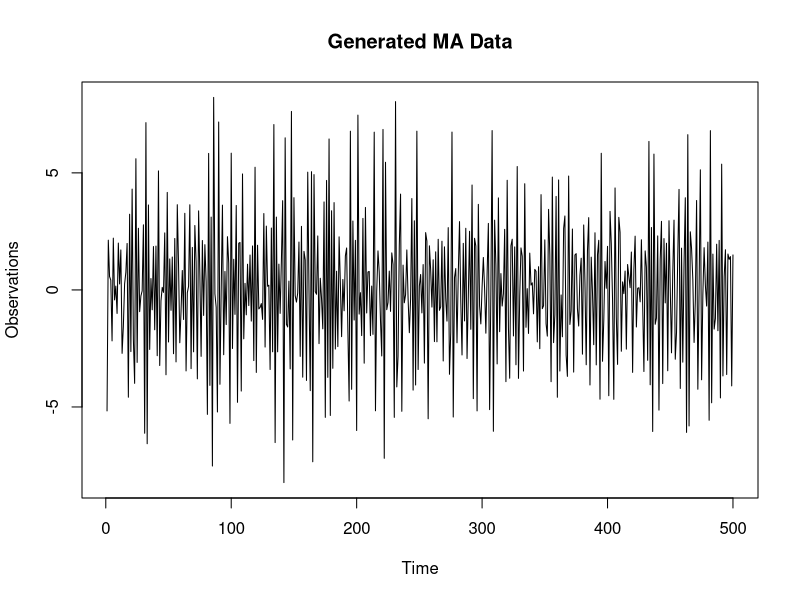
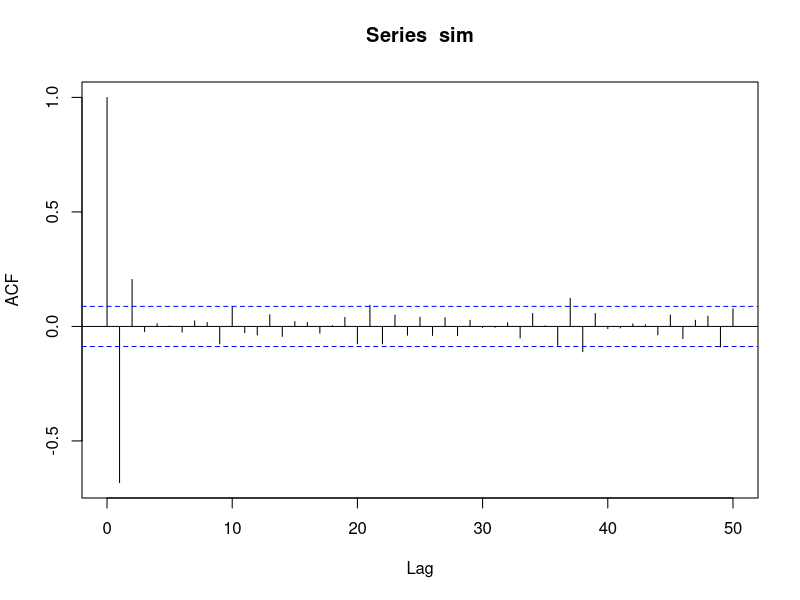
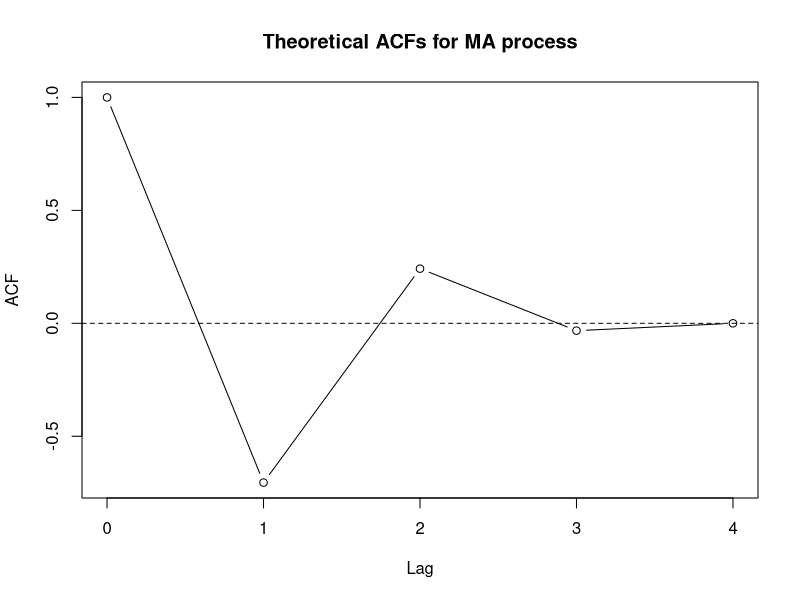
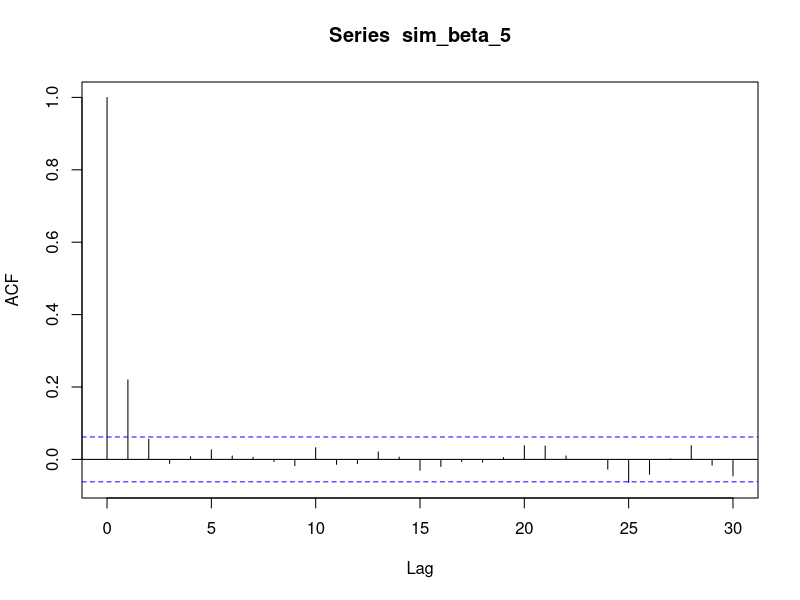
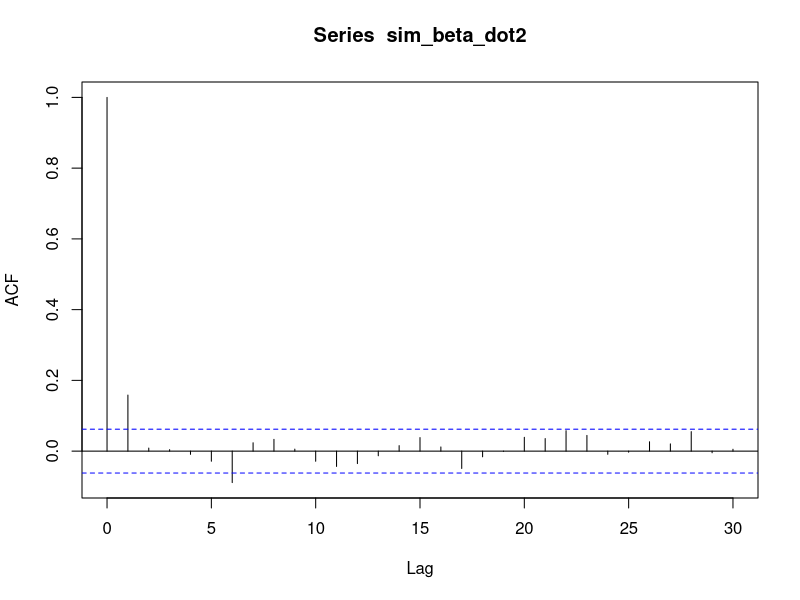
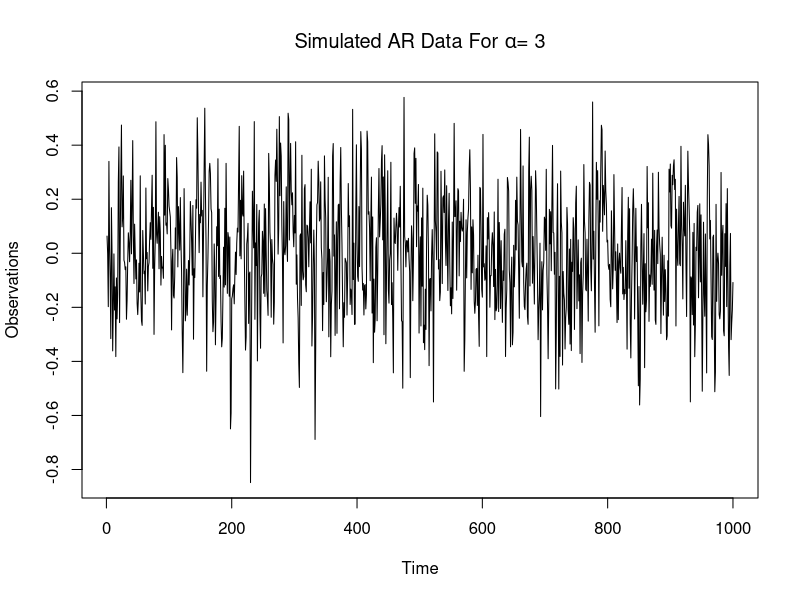
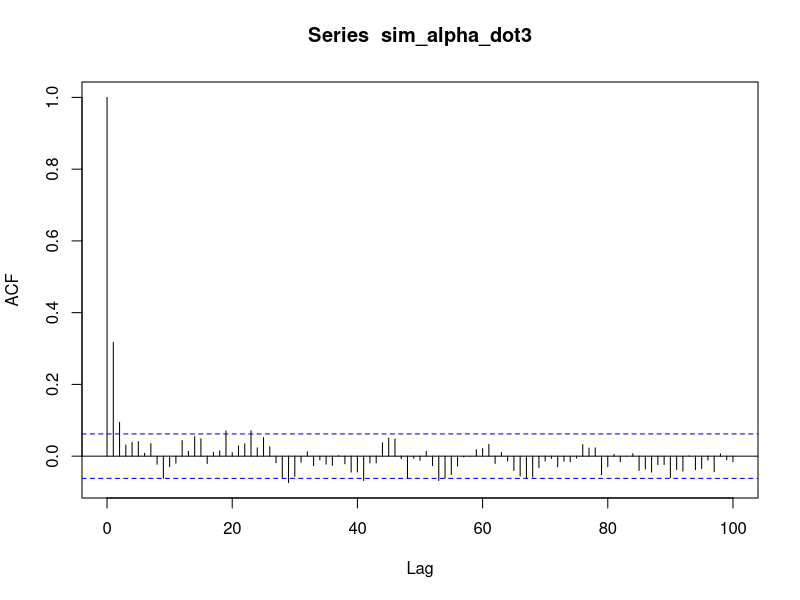
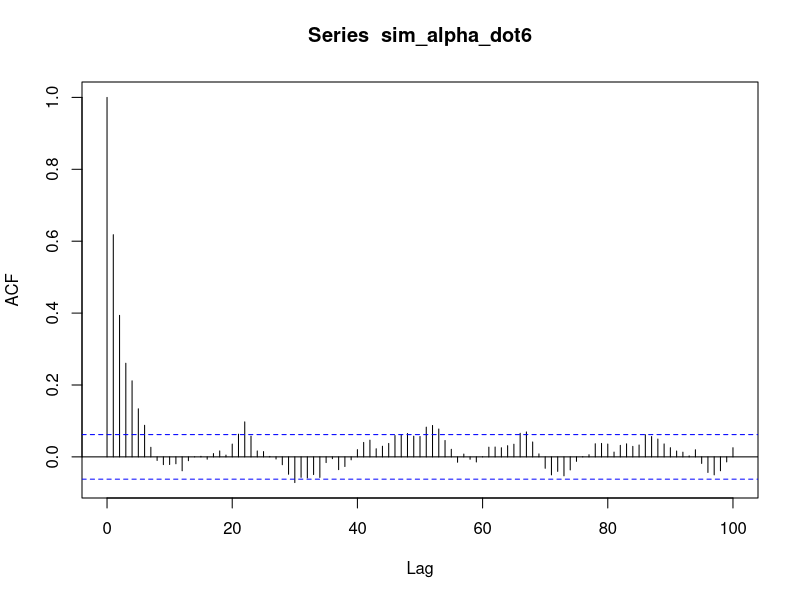

Write the R code that produced these figures, in order.
## ---- chunk 1
knitr::opts_chunk$set(echo = TRUE)
library(tseries)
## ---- chunk 2
# Generating data
sim <- arima.sim(n = 500, list(ma = c(-4.25, 5.75, -1.80)), sd = sqrt(0.2) )

# Plotting
plot(sim, ylab = "Observations", main = "Generated MA Data")
## ---- chunk 3
# Plotting ACF
acf(sim, lag.max = 50)
## ---- chunk 4
# Plotting theoretical values using ARMAacf function
lags = 0:4
plot(lags, ARMAacf(ma = c(-4.25, 5.75, -1.80)), type = "b", 
     xlab = "Lag", ylab = "ACF", main = "Theoretical ACFs for MA process")
abline(h=0, lty = 2)
## ---- chunk 5
# Generating MA series for beta = 5 and plotting
sim_beta_5 <- arima.sim(n = 1000, list(ma = c(5)), sd = sqrt(0.9) )
acf(sim_beta_5)
## ---- chunk 6
# Generating MA series with beta = 0.2 and plotting
sim_beta_dot2 <- arima.sim(n = 1000, list(ma = c(0.2)), sd = sqrt(0.9) )
acf(sim_beta_dot2)
## ---- chunk 7
#Generating AR series with alpha = 0.3
sim_alpha_dot3 <- arima.sim(n = 1000, list(ar = c(0.3)), sd = 0.2)

# Plotting time series and ACF
plot(sim_alpha_dot3, ylab = "Observations", 
     main = expression(paste("Simulated AR Data For ", alpha, "= 3")))
acf(sim_alpha_dot3, lag.max = 100)
## ---- chunk 8
# Generating AR series with alpha = 0.6
sim_alpha_dot6 <- arima.sim(n = 1000, list(ar = c(0.6)), sd = 0.2)

# Generating AR series with alpha = 0.99
sim_alpha_dot99 <- arima.sim(n = 1000, list(ar = c(0.99)), sd = 0.2)

# Plotting
acf(sim_alpha_dot6, lag.max = 100)
acf(sim_alpha_dot99, lag.max = 1000)
## ---- chunk 9
# Generating AR series with alpha = -0.3
sim_alpha_neg3 <- arima.sim(n = 1000, list(ar = c(-0.3)), sd = 0.2)

# Plotting
acf(sim_alpha_neg3)
## ---- chunk 10
# Plotting for more negative value
sim_alpha_neg99 <- arima.sim(n = 1000, list(ar = c(-0.99)), sd = 0.2)
acf(sim_alpha_neg99)
